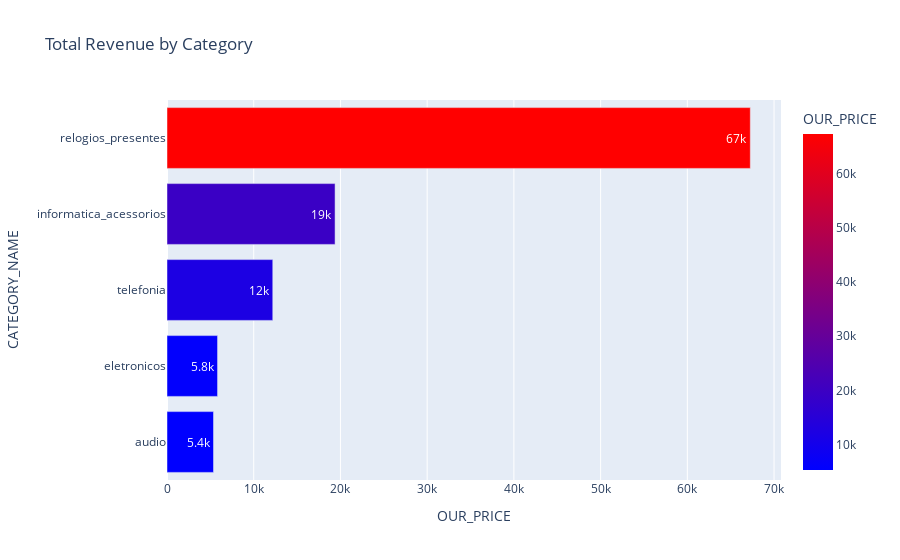

Notebook cell for this chart:
### Code cell
# 1. Sum Revenue by Category
category_perf = df.groupby('CATEGORY_NAME')['OUR_PRICE'].sum().reset_index()
category_perf = category_perf.sort_values('OUR_PRICE', ascending=True) # Sort for better chart

# 2. Horizontal Bar Chart
fig = px.bar(category_perf, 
             x='OUR_PRICE', 
             y='CATEGORY_NAME',
             orientation='h', # Horizontal is easier to read
             title='Total Revenue by Category',
             text_auto='.2s', # Show values like "10k"
             color='OUR_PRICE',
             color_continuous_scale='Bluered')

fig.show()

### Figure 1 — Plotly figure (JSON) as saved in the notebook; plotly's stock layout.template omitted (floating-point values rounded to 4 significant figures)
{"data": [{"hovertemplate": "OUR_PRICE=%{marker.color}<br>CATEGORY_NAME=%{y}<extra></extra>", "legendgroup": "", "marker": {"color": [5361.0, 5829.0, 12200.0, 19380.0, 67260.0], "coloraxis": "coloraxis", "pattern": {"shape": ""}}, "name": "", "orientation": "h", "showlegend": false, "textposition": "auto", "texttemplate": "%{x:.2s}", "type": "bar", "x": [5361.0, 5829.0, 12200.0, 19380.0, 67260.0], "xaxis": "x", "y": ["audio", "eletronicos", "telefonia", "informatica_acessorios", "relogios_presentes"], "yaxis": "y"}], "layout": {"barmode": "relative", "coloraxis": {"colorbar": {"title": {"text": "OUR_PRICE"}}, "colorscale": [[0, "rgb(0,0,255)"], [1, "rgb(255,0,0)"]]}, "legend": {"tracegroupgap": 0}, "title": {"text": "Total Revenue by Category"}, "xaxis": {"anchor": "y", "domain": [0, 1], "title": {"text": "OUR_PRICE"}}, "yaxis": {"anchor": "x", "domain": [0, 1], "title": {"text": "CATEGORY_NAME"}}}}
